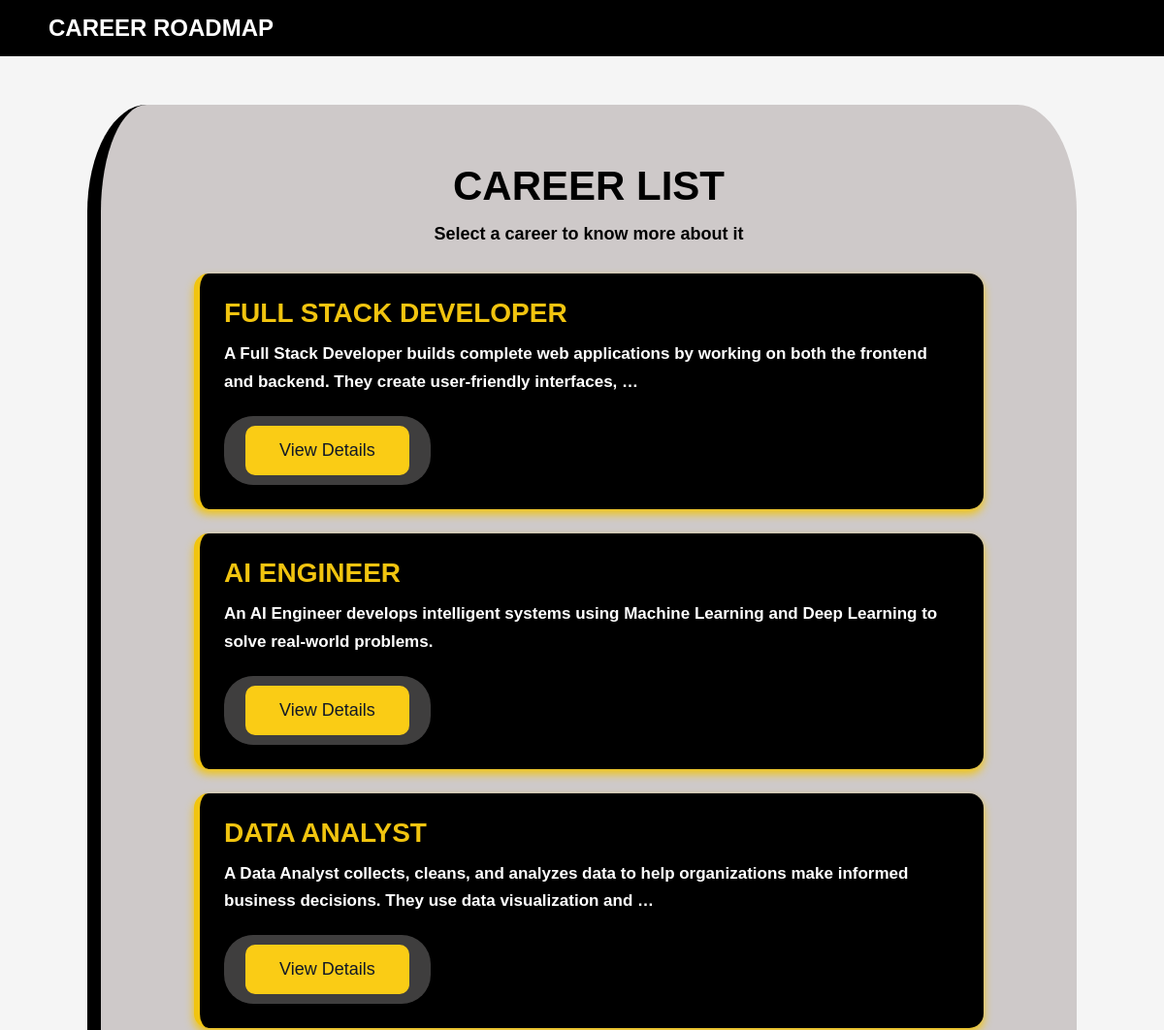
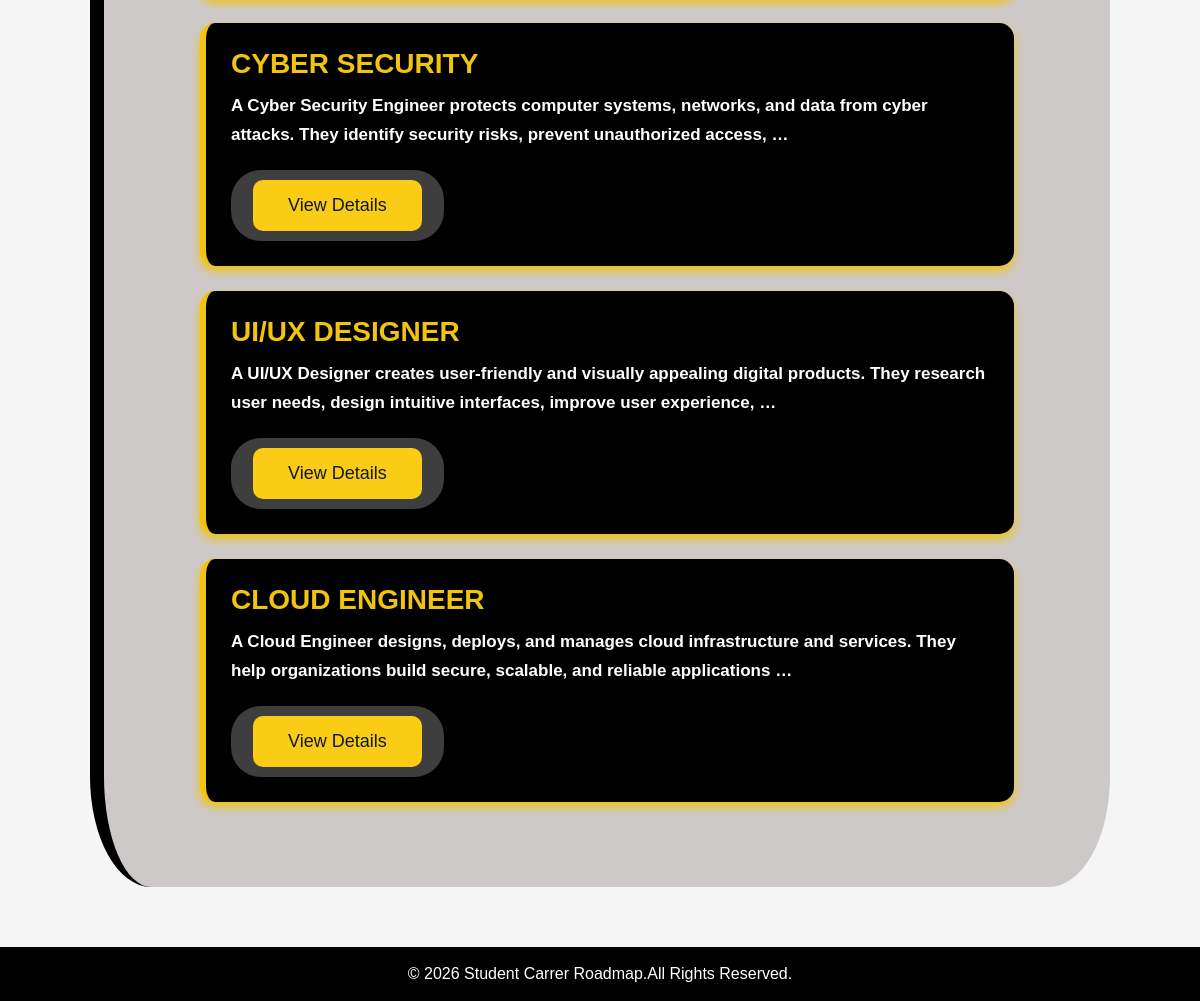
The app's page /career_list/ with its own data (2 pictures, top to bottom).
### career/models.py (models this page shows)
class Career(models.Model):
    title = models.CharField(max_length=100)
    description = models.TextField()
    skills = models.TextField()
    salary = models.CharField(max_length=100)
    opportunities=models.TextField()
    roadmap = models.TextField()
    resources = models.TextField()
    roadmap_link=models.URLField(blank=True)
    resources_link=models.URLField(blank=True)
    quiz_link=models.URLField(blank=True)
    def __str__(self):
        return self.title

### career/views.py (the view)
# urls.py: path('career_list/',views.career_list,name='career_list'),
def career_list(request):
    print("Career List View Running")
    careers=Career.objects.all()
    print(careers)
    return render(request,"career_list.html",{"careers":careers})

### templates/career_list.html (shortened to what this page needs)
{% load static %}
<!DOCTYPE html>
<html lang="en">
<head>
    <link rel="stylesheet" href="{% static 'css/style.css' %}">
</head>
<body>
    <nav>
        <h2>CAREER ROADMAP</h2>
    </nav>
    <section class="careersection">
        <h1>CAREER LIST</h1>
        <p>Select a career to know more about it</p>
       {% for career in careers %}
<div class="careerdetails">
    <h2>{{ career.title }}</h2>
    <p>{{ career.description|truncatewords:20 }}</p>
    <a href="{% url 'career_details' career.id%}">
        <button>View Details</button>
    </a>
</div>
{% endfor %}
    </section>
    <footer>
        <p>© 2026 Student Carrer Roadmap.All Rights Reserved. </p>
    </footer>
</body>

### static/css/style.css (style rules this page uses)
* { margin:0; padding:0; box-sizing:border-box; font-family:Arial, Helvetica, sans-serif; }
html { scroll-behavior: smooth; }
body { background-color:#f5f5f5; color:#333; }
button { background:#facc15; color:#111827; border:none; padding:15px 35px; font-size:18px; border-radius:10px; cursor:pointer; animation:pulse 2s ease-in-out infinite; transition:0.3s; }
nav { background-color:black; color:white; display:flex; justify-content:space-between; align-items:center; padding:15px 50px; }
footer { background:black; color:white; text-align:center; padding:20px; margin-top:30px; }
footer { background:black; color:white; text-align:center; padding:20px; margin-top:50px; font-size:16px; }
.careersection { width:85%; margin:50px auto; text-align:center; background-color:rgb(206, 201, 201); border-radius: 6%; border-left:14px solid black; }
.careersection h1 { font-size:42px; font-weight: 900; color:black; margin-bottom:15px; }
.careersection p { font-size:18px; font-weight: 750; color:black; margin-bottom:30px; }
.careerdetails { background:black; padding:25px; margin:25px auto; border-radius:15px; box-shadow:0 5px 10px #f1c40f; transition:0.3s; text-align:left; border-left: 6px solid #f1c40f;; }
.careerdetails h2 { color:#f1c40f; margin-bottom:12px; font-size:28px; }
.careerdetails p { color:white; font-size:17px; line-height:1.7; margin-bottom:20px; }
.careerdetails a { display:inline-block; text-decoration:none; background:rgb(63, 62, 62); color:white; padding:10px 22px; border-radius:30px; font-weight:600; transition:0.3s; }
footer { margin-top:60px; background:black; color:white; text-align:center; padding:20px; font-size:16px; }
footer { background:black; color:white; text-align:center; padding:18px; }
footer p { color:white; margin:0; }
section { padding:60px 8%; background:#f5f7fb; }
footer p { margin:0; color:white; }

### records on screen
Career: title "FULL STACK DEVELOPER", description "A Full Stack Developer builds complete web applications by working on both the frontend and backend. They create user-friendly interfaces, …"
Career: title "AI ENGINEER", description "An AI Engineer develops intelligent systems using Machine Learning and Deep Learning to solve real-world problems."
Career: title "DATA ANALYST", description "A Data Analyst collects, cleans, and analyzes data to help organizations make informed business decisions. They use data visualization and …"
Career: title "CYBER SECURITY", description "A Cyber Security Engineer protects computer systems, networks, and data from cyber attacks. They identify security risks, prevent unauthorized access, …"
Career: title "UI/UX DESIGNER", description "A UI/UX Designer creates user-friendly and visually appealing digital products. They research user needs, design intuitive interfaces, improve user experience, …"
Career: title "CLOUD ENGINEER", description "A Cloud Engineer designs, deploys, and manages cloud infrastructure and services. They help organizations build secure, scalable, and reliable applications …"
